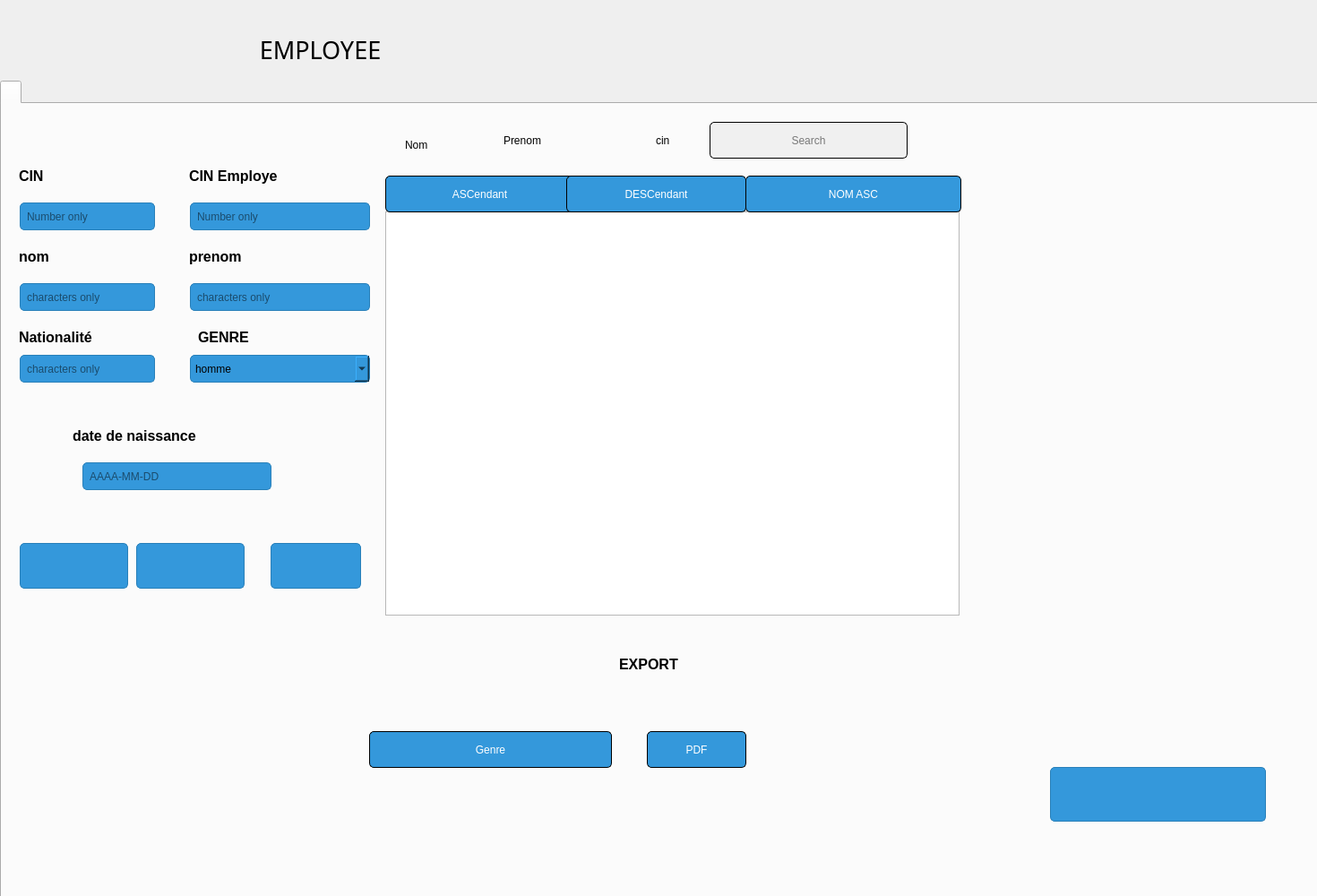
<?xml version="1.0" encoding="UTF-8"?>
<ui version="4.0">
 <class>Pagecond</class>
 <widget class="QDialog" name="Pagecond">
  <property name="geometry">
   <rect>
    <x>0</x>
    <y>0</y>
    <width>1470</width>
    <height>1000</height>
   </rect>
  </property>
  <property name="windowTitle">
   <string>Dialog</string>
  </property>
  <widget class="QTabWidget" name="tabWidget">
   <property name="geometry">
    <rect>
     <x>0</x>
     <y>90</y>
     <width>1481</width>
     <height>981</height>
    </rect>
   </property>
   <property name="styleSheet">
    <string notr="true">
/* Style for QGroupBox */

QComboBox{   background-color: #3498db; /* Blue color for input boxes */
    border: 1px solid #2980b9; /* Border color for input boxes */
    border-radius: 5px; /* Border radius for input boxes */
    padding: 5px; /* Padding for input boxes */
    color: black; /* Text color inside input boxes */}
/* Style for QLineEdit (input box) */
QLineEdit {
    background-color: #3498db; /* Blue color for input boxes */
    border: 1px solid #2980b9; /* Border color for input boxes */
    border-radius: 5px; /* Border radius for input boxes */
    padding: 5px; /* Padding for input boxes */
    color: black; /* Text color inside input boxes */
}

/* Style for QLabel (text label) */
QLabel {
    color: white; /* Text color for labels */
    font-size: 16px; /* Adjust font size as needed */
    font-weight: bold; /* Make the text bold if desired */
    margin: 5px; /* Adjust margin as needed */
}

/* Style for QPushButton */
QPushButton {
    background-color: #3498db; /* Blue color for buttons */
    border: 1px solid #2980b9; /* Border color for buttons */
    border-radius: 5px; /* Border radius for buttons */
    padding: 5px 10px; /* Adjust padding as needed */
    color: white; /* Text color on buttons */
}

/* Additional styling for better appearance */
QPushButton:hover {
    background-color: #2980b9; /* Darker blue on hover */
}

QPushButton:pressed {
    background-color: #21618c; /* Even darker blue when pressed */
}

/* Add more styles as needed for your specific application */
QTabWidget{
color: white;
font: 10pt &quot;Bebas Neue&quot;;}</string>
   </property>
   <property name="currentIndex">
    <number>0</number>
   </property>
   <widget class="QWidget" name="tab">
    <attribute name="title">
     <string/>
    </attribute>
    <widget class="QTableWidget" name="tab_cond">
     <property name="geometry">
      <rect>
       <x>428</x>
       <y>120</y>
       <width>641</width>
       <height>451</height>
      </rect>
     </property>
    </widget>
    <widget class="QLabel" name="label">
     <property name="geometry">
      <rect>
       <x>10</x>
       <y>60</y>
       <width>81</width>
       <height>41</height>
      </rect>
     </property>
     <property name="styleSheet">
      <string notr="true">background-color: transparent; border: none;color:  black;
font: 22pt &quot;Bebas Neue&quot;;</string>
     </property>
     <property name="text">
      <string>CIN</string>
     </property>
    </widget>
    <widget class="QLabel" name="label_2">
     <property name="geometry">
      <rect>
       <x>10</x>
       <y>150</y>
       <width>121</width>
       <height>41</height>
      </rect>
     </property>
     <property name="styleSheet">
      <string notr="true">background-color: transparent; border: none;color:  black;
font: 22pt &quot;Bebas Neue&quot;;</string>
     </property>
     <property name="text">
      <string>nom</string>
     </property>
    </widget>
    <widget class="QLabel" name="label_3">
     <property name="geometry">
      <rect>
       <x>200</x>
       <y>150</y>
       <width>181</width>
       <height>41</height>
      </rect>
     </property>
     <property name="styleSheet">
      <string notr="true">background-color: transparent; border: none;color:  black;
font: 22pt &quot;Bebas Neue&quot;;</string>
     </property>
     <property name="text">
      <string>prenom</string>
     </property>
    </widget>
    <widget class="QLabel" name="label_4">
     <property name="geometry">
      <rect>
       <x>70</x>
       <y>350</y>
       <width>321</width>
       <height>41</height>
      </rect>
     </property>
     <property name="styleSheet">
      <string notr="true">background-color: transparent; border: none;color:  black;
font: 22pt &quot;Bebas Neue&quot;;</string>
     </property>
     <property name="text">
      <string>date de naissance</string>
     </property>
    </widget>
    <widget class="QLabel" name="label_5">
     <property name="geometry">
      <rect>
       <x>10</x>
       <y>240</y>
       <width>201</width>
       <height>41</height>
      </rect>
     </property>
     <property name="styleSheet">
      <string notr="true">background-color: transparent; border: none;color:  black;
font: 22pt &quot;Bebas Neue&quot;;</string>
     </property>
     <property name="text">
      <string>Nationalité</string>
     </property>
    </widget>
    <widget class="QLineEdit" name="cin_c">
     <property name="geometry">
      <rect>
       <x>20</x>
       <y>110</y>
       <width>151</width>
       <height>31</height>
      </rect>
     </property>
     <property name="placeholderText">
      <string>Number only</string>
     </property>
    </widget>
    <widget class="QLineEdit" name="nom_c">
     <property name="geometry">
      <rect>
       <x>20</x>
       <y>200</y>
       <width>151</width>
       <height>31</height>
      </rect>
     </property>
     <property name="placeholderText">
      <string>characters only</string>
     </property>
    </widget>
    <widget class="QLineEdit" name="prenom_c">
     <property name="geometry">
      <rect>
       <x>210</x>
       <y>200</y>
       <width>201</width>
       <height>31</height>
      </rect>
     </property>
     <property name="placeholderText">
      <string>characters only</string>
     </property>
    </widget>
    <widget class="QLabel" name="label_8">
     <property name="geometry">
      <rect>
       <x>200</x>
       <y>60</y>
       <width>171</width>
       <height>41</height>
      </rect>
     </property>
     <property name="styleSheet">
      <string notr="true">background-color: transparent; border: none;color:  black;
font: 22pt &quot;Bebas Neue&quot;;</string>
     </property>
     <property name="text">
      <string>CIN Employe</string>
     </property>
    </widget>
    <widget class="QLineEdit" name="cin_e">
     <property name="geometry">
      <rect>
       <x>210</x>
       <y>110</y>
       <width>201</width>
       <height>31</height>
      </rect>
     </property>
     <property name="placeholderText">
      <string>Number only</string>
     </property>
    </widget>
    <widget class="QPushButton" name="sortAscButton">
     <property name="geometry">
      <rect>
       <x>428</x>
       <y>80</y>
       <width>211</width>
       <height>41</height>
      </rect>
     </property>
     <property name="styleSheet">
      <string notr="true">color: white;
font: 18pt &quot;Bebas Neue&quot;; 
border: 1px solid #ccc;
border-color: black;
padding: 5px;</string>
     </property>
     <property name="text">
      <string>ASCendant</string>
     </property>
    </widget>
    <widget class="QPushButton" name="sortDescButton">
     <property name="geometry">
      <rect>
       <x>630</x>
       <y>80</y>
       <width>201</width>
       <height>41</height>
      </rect>
     </property>
     <property name="styleSheet">
      <string notr="true">color: white;
font: 18pt &quot;Bebas Neue&quot;; 
border: 1px solid #ccc;
border-color: black;
padding: 5px;</string>
     </property>
     <property name="text">
      <string>DESCendant</string>
     </property>
    </widget>
    <widget class="QPushButton" name="pb_pdf">
     <property name="geometry">
      <rect>
       <x>720</x>
       <y>700</y>
       <width>111</width>
       <height>41</height>
      </rect>
     </property>
     <property name="styleSheet">
      <string notr="true">color: white;
font: 18pt &quot;Bebas Neue&quot;; 
border: 1px solid #ccc;
border-color: black;
padding: 5px;</string>
     </property>
     <property name="text">
      <string>PDF</string>
     </property>
    </widget>
    <widget class="QPushButton" name="stat">
     <property name="geometry">
      <rect>
       <x>410</x>
       <y>700</y>
       <width>271</width>
       <height>41</height>
      </rect>
     </property>
     <property name="whatsThis">
      <string>&lt;html&gt;&lt;head/&gt;&lt;body&gt;&lt;p&gt;Stat nombre max &lt;br/&gt;de participant&lt;/p&gt;&lt;/body&gt;&lt;/html&gt;</string>
     </property>
     <property name="styleSheet">
      <string notr="true">color: white;
font: 18pt &quot;Bebas Neue&quot;; 
border: 1px solid #ccc;
border-color: black;
padding: 5px;</string>
     </property>
     <property name="text">
      <string>Genre</string>
     </property>
    </widget>
    <widget class="QLabel" name="QRCODE_3">
     <property name="geometry">
      <rect>
       <x>1080</x>
       <y>90</y>
       <width>801</width>
       <height>601</height>
      </rect>
     </property>
     <property name="text">
      <string/>
     </property>
    </widget>
    <widget class="QLabel" name="lab_chart">
     <property name="geometry">
      <rect>
       <x>430</x>
       <y>100</y>
       <width>631</width>
       <height>441</height>
      </rect>
     </property>
     <property name="text">
      <string/>
     </property>
    </widget>
    <widget class="QLabel" name="label_32">
     <property name="geometry">
      <rect>
       <x>-10</x>
       <y>-20</y>
       <width>1951</width>
       <height>971</height>
      </rect>
     </property>
     <property name="styleSheet">
      <string notr="true">border-image: url(:/img/img/OIP (2).jfif);</string>
     </property>
     <property name="text">
      <string/>
     </property>
    </widget>
    <widget class="QLineEdit" name="daten_c">
     <property name="geometry">
      <rect>
       <x>90</x>
       <y>400</y>
       <width>211</width>
       <height>31</height>
      </rect>
     </property>
     <property name="placeholderText">
      <string>AAAA-MM-DD</string>
     </property>
    </widget>
    <widget class="QLineEdit" name="Nation_c">
     <property name="geometry">
      <rect>
       <x>20</x>
       <y>280</y>
       <width>151</width>
       <height>31</height>
      </rect>
     </property>
     <property name="placeholderText">
      <string>characters only</string>
     </property>
    </widget>
    <widget class="QPushButton" name="pb_ajouter">
     <property name="geometry">
      <rect>
       <x>300</x>
       <y>490</y>
       <width>101</width>
       <height>51</height>
      </rect>
     </property>
     <property name="styleSheet">
      <string notr="true"/>
     </property>
     <property name="text">
      <string/>
     </property>
     <property name="icon">
      <iconset resource="Resources.qrc">
       <normaloff>:/img/img/plus.png</normaloff>:/img/img/plus.png</iconset>
     </property>
     <property name="iconSize">
      <size>
       <width>20</width>
       <height>20</height>
      </size>
     </property>
    </widget>
    <widget class="QPushButton" name="pb_modifier_2">
     <property name="geometry">
      <rect>
       <x>150</x>
       <y>490</y>
       <width>121</width>
       <height>51</height>
      </rect>
     </property>
     <property name="styleSheet">
      <string notr="true"/>
     </property>
     <property name="text">
      <string/>
     </property>
     <property name="icon">
      <iconset resource="Resources.qrc">
       <normaloff>:/img/img/pen.png</normaloff>:/img/img/pen.png</iconset>
     </property>
     <property name="iconSize">
      <size>
       <width>20</width>
       <height>20</height>
      </size>
     </property>
    </widget>
    <widget class="QPushButton" name="pb_supprimer">
     <property name="geometry">
      <rect>
       <x>20</x>
       <y>490</y>
       <width>121</width>
       <height>51</height>
      </rect>
     </property>
     <property name="styleSheet">
      <string notr="true"/>
     </property>
     <property name="text">
      <string/>
     </property>
     <property name="icon">
      <iconset resource="Resources.qrc">
       <normaloff>:/img/img/close.png</normaloff>:/img/img/close.png</iconset>
     </property>
     <property name="iconSize">
      <size>
       <width>20</width>
       <height>20</height>
      </size>
     </property>
    </widget>
    <widget class="QLineEdit" name="lineEdit">
     <property name="geometry">
      <rect>
       <x>790</x>
       <y>20</y>
       <width>221</width>
       <height>41</height>
      </rect>
     </property>
     <property name="styleSheet">
      <string notr="true">background-color: #f0f0f0;
border: 5px solid #ccc;
padding: 5px;
border: 1px solid #0078d7;
font: 12pt &quot;Bebas Neue&quot;; 
border: 1px solid #ccc;
border-color: black;
padding: 5px;</string>
     </property>
     <property name="text">
      <string/>
     </property>
     <property name="alignment">
      <set>Qt::AlignCenter</set>
     </property>
     <property name="placeholderText">
      <string>Search</string>
     </property>
    </widget>
    <widget class="QPushButton" name="search">
     <property name="geometry">
      <rect>
       <x>970</x>
       <y>20</y>
       <width>41</width>
       <height>41</height>
      </rect>
     </property>
     <property name="styleSheet">
      <string notr="true">background-color: transparent; border: none;color: white;
font: 22pt &quot;Bebas Neue&quot;; text-decoration: underline;</string>
     </property>
     <property name="text">
      <string/>
     </property>
     <property name="icon">
      <iconset resource="Resources.qrc">
       <normaloff>:/img/img/search.png</normaloff>:/img/img/search.png</iconset>
     </property>
     <property name="iconSize">
      <size>
       <width>16</width>
       <height>16</height>
      </size>
     </property>
    </widget>
    <widget class="QPushButton" name="QR">
     <property name="geometry">
      <rect>
       <x>1170</x>
       <y>740</y>
       <width>241</width>
       <height>61</height>
      </rect>
     </property>
     <property name="styleSheet">
      <string notr="true"/>
     </property>
     <property name="text">
      <string/>
     </property>
     <property name="icon">
      <iconset resource="Resources.qrc">
       <normaloff>:/img/img/qr.png</normaloff>:/img/img/qr.png</iconset>
     </property>
     <property name="iconSize">
      <size>
       <width>40</width>
       <height>40</height>
      </size>
     </property>
    </widget>
    <widget class="QLabel" name="label_12">
     <property name="geometry">
      <rect>
       <x>680</x>
       <y>600</y>
       <width>361</width>
       <height>51</height>
      </rect>
     </property>
     <property name="styleSheet">
      <string notr="true">background-color: transparent; border: none;color:  black;
font: 30pt &quot;Bebas Neue&quot;;</string>
     </property>
     <property name="text">
      <string>EXPORT</string>
     </property>
    </widget>
    <widget class="QPushButton" name="refrech_pb">
     <property name="geometry">
      <rect>
       <x>790</x>
       <y>20</y>
       <width>41</width>
       <height>41</height>
      </rect>
     </property>
     <property name="styleSheet">
      <string notr="true">background-color: transparent; border: none;color: white;
font: 22pt &quot;Bebas Neue&quot;; text-decoration: underline;</string>
     </property>
     <property name="text">
      <string/>
     </property>
     <property name="icon">
      <iconset resource="Resources.qrc">
       <normaloff>:/img/img/load.png</normaloff>:/img/img/load.png</iconset>
     </property>
     <property name="iconSize">
      <size>
       <width>20</width>
       <height>20</height>
      </size>
     </property>
    </widget>
    <widget class="QLabel" name="label_6">
     <property name="geometry">
      <rect>
       <x>210</x>
       <y>240</y>
       <width>191</width>
       <height>41</height>
      </rect>
     </property>
     <property name="styleSheet">
      <string notr="true">background-color: transparent; border: none;color:  black;
font: 22pt &quot;Bebas Neue&quot;;</string>
     </property>
     <property name="text">
      <string>GENRE</string>
     </property>
    </widget>
    <widget class="QComboBox" name="genre_c">
     <property name="geometry">
      <rect>
       <x>210</x>
       <y>280</y>
       <width>201</width>
       <height>31</height>
      </rect>
     </property>
     <item>
      <property name="text">
       <string>homme</string>
      </property>
     </item>
     <item>
      <property name="text">
       <string>femme</string>
      </property>
     </item>
    </widget>
    <widget class="QRadioButton" name="radioButtonNom">
     <property name="geometry">
      <rect>
       <x>430</x>
       <y>30</y>
       <width>101</width>
       <height>31</height>
      </rect>
     </property>
     <property name="styleSheet">
      <string notr="true">background-color: transparent; border: none;color:  black;
font: 22pt &quot;Bebas Neue&quot;;</string>
     </property>
     <property name="text">
      <string>Nom</string>
     </property>
    </widget>
    <widget class="QRadioButton" name="radioButtonPrenom">
     <property name="geometry">
      <rect>
       <x>540</x>
       <y>20</y>
       <width>151</width>
       <height>41</height>
      </rect>
     </property>
     <property name="styleSheet">
      <string notr="true">background-color: transparent; border: none;color:  black;
font: 22pt &quot;Bebas Neue&quot;;</string>
     </property>
     <property name="text">
      <string>Prenom</string>
     </property>
    </widget>
    <widget class="QRadioButton" name="radioButtonCin">
     <property name="geometry">
      <rect>
       <x>710</x>
       <y>20</y>
       <width>71</width>
       <height>41</height>
      </rect>
     </property>
     <property name="styleSheet">
      <string notr="true">background-color: transparent; border: none;color:  black;
font: 22pt &quot;Bebas Neue&quot;;</string>
     </property>
     <property name="text">
      <string>cin</string>
     </property>
    </widget>
    <widget class="QPushButton" name="nomasc">
     <property name="geometry">
      <rect>
       <x>830</x>
       <y>80</y>
       <width>241</width>
       <height>41</height>
      </rect>
     </property>
     <property name="styleSheet">
      <string notr="true">color: white;
font: 18pt &quot;Bebas Neue&quot;; 
border: 1px solid #ccc;
border-color: black;
padding: 5px;</string>
     </property>
     <property name="text">
      <string>NOM ASC</string>
     </property>
    </widget>
    <zorder>lab_chart</zorder>
    <zorder>label_32</zorder>
    <zorder>tab_cond</zorder>
    <zorder>label</zorder>
    <zorder>label_2</zorder>
    <zorder>label_3</zorder>
    <zorder>label_4</zorder>
    <zorder>label_5</zorder>
    <zorder>cin_c</zorder>
    <zorder>nom_c</zorder>
    <zorder>prenom_c</zorder>
    <zorder>label_8</zorder>
    <zorder>cin_e</zorder>
    <zorder>sortAscButton</zorder>
    <zorder>sortDescButton</zorder>
    <zorder>pb_pdf</zorder>
    <zorder>stat</zorder>
    <zorder>QRCODE_3</zorder>
    <zorder>daten_c</zorder>
    <zorder>Nation_c</zorder>
    <zorder>pb_ajouter</zorder>
    <zorder>pb_modifier_2</zorder>
    <zorder>pb_supprimer</zorder>
    <zorder>lineEdit</zorder>
    <zorder>search</zorder>
    <zorder>QR</zorder>
    <zorder>label_12</zorder>
    <zorder>refrech_pb</zorder>
    <zorder>label_6</zorder>
    <zorder>genre_c</zorder>
    <zorder>radioButtonNom</zorder>
    <zorder>radioButtonPrenom</zorder>
    <zorder>radioButtonCin</zorder>
    <zorder>nomasc</zorder>
   </widget>
  </widget>
  <widget class="QLabel" name="label_7">
   <property name="geometry">
    <rect>
     <x>-370</x>
     <y>-60</y>
     <width>2261</width>
     <height>931</height>
    </rect>
   </property>
   <property name="styleSheet">
    <string notr="true">border-image: url(:/img/img/R (1).jfif);</string>
   </property>
   <property name="text">
    <string/>
   </property>
  </widget>
  <widget class="QPushButton" name="employe3pb">
   <property name="geometry">
    <rect>
     <x>210</x>
     <y>30</y>
     <width>281</width>
     <height>51</height>
    </rect>
   </property>
   <property name="font">
    <font>
     <family>Bebas Neue</family>
     <pointsize>20</pointsize>
    </font>
   </property>
   <property name="styleSheet">
    <string notr="true">background-color: transparent; border: none;color: black;</string>
   </property>
   <property name="text">
    <string>  EMPLOYEE</string>
   </property>
   <property name="icon">
    <iconset resource="Resources.qrc">
     <normaloff>:/img/img/415287996_755433109383168_7582230033290630906_n.png</normaloff>:/img/img/415287996_755433109383168_7582230033290630906_n.png</iconset>
   </property>
   <property name="iconSize">
    <size>
     <width>40</width>
     <height>40</height>
    </size>
   </property>
  </widget>
  <widget class="QPushButton" name="logoutpb3">
   <property name="geometry">
    <rect>
     <x>1110</x>
     <y>20</y>
     <width>201</width>
     <height>71</height>
    </rect>
   </property>
   <property name="font">
    <font>
     <family>Bebas Neue</family>
     <pointsize>20</pointsize>
     <underline>true</underline>
    </font>
   </property>
   <property name="styleSheet">
    <string notr="true">background-color: transparent; border: none;color: white;  text-decoration: underline;</string>
   </property>
   <property name="text">
    <string/>
   </property>
   <property name="icon">
    <iconset resource="Resources.qrc">
     <normaloff>:/img/img/4400629.png</normaloff>:/img/img/4400629.png</iconset>
   </property>
   <property name="iconSize">
    <size>
     <width>40</width>
     <height>40</height>
    </size>
   </property>
  </widget>
  <zorder>label_7</zorder>
  <zorder>tabWidget</zorder>
  <zorder>employe3pb</zorder>
  <zorder>logoutpb3</zorder>
 </widget>
 <resources>
  <include location="Resources.qrc"/>
 </resources>
 <connections/>
</ui>
